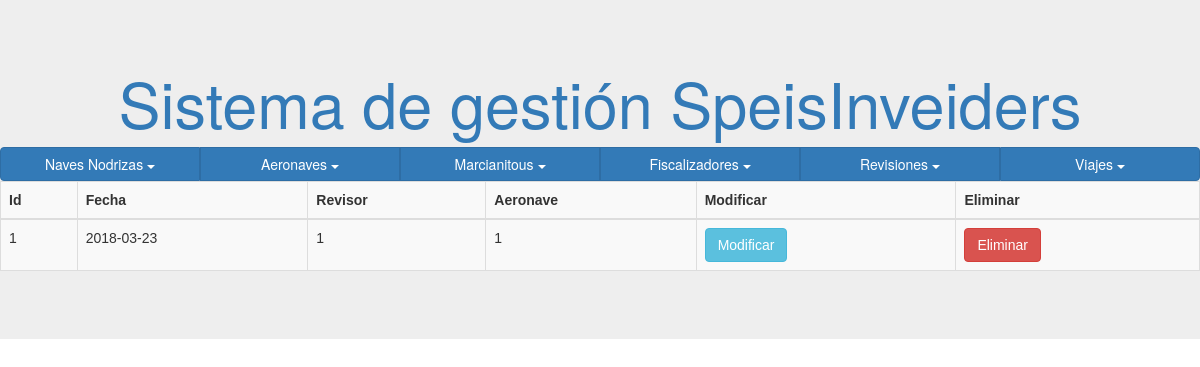
Page /lrev.php on the earlier database version.
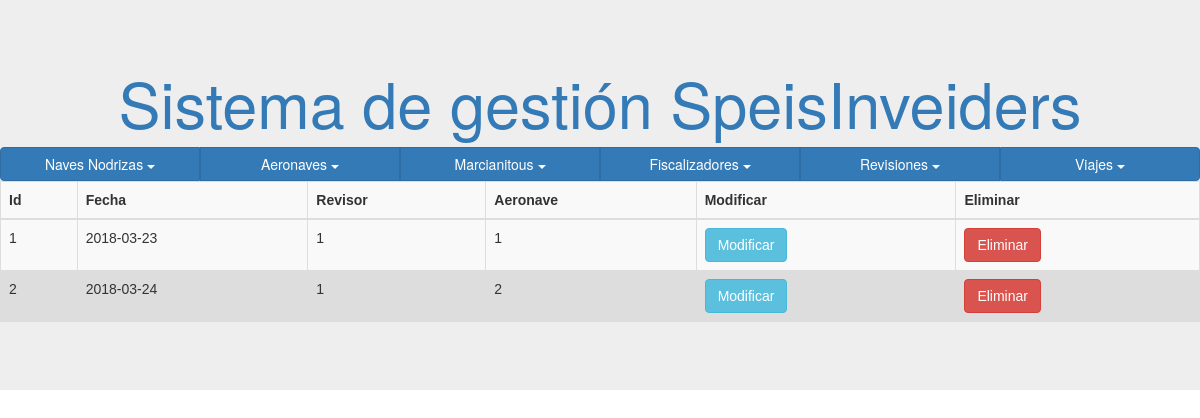
Same page on the later database version.
### tables this page shows
CREATE TABLE `revision` (
  `id` int(11) NOT NULL,
  `fecha` date NOT NULL,
  `revisor` text NOT NULL,
  `nave` int(11) NOT NULL
);

### lrev.php (the view, shortened to what this page needs)
<!DOCTYPE html>
<?php
  include('conexion.php');
?>
<body>
<table class="table table-striped">
  <tr>
      <th>Id</th>
      <th>Fecha</th>
      <th>Revisor</th>
      <th>Aeronave</th>
      <th>Modificar</th>
      <th>Eliminar</th>
  </tr>
        <tbody>
        	<?php
            $results = "SELECT * FROM revision";
            $result = $link->query($results);
            while($row = $result->fetch_assoc()) {
            ?>
            <tr>
                <td><?php echo $row['id']?></td>
                <td><?php echo $row['fecha']?></td>
                <td><?php echo $row['revisor']?></td>
                <td><?php echo $row['nave']?></td>
                <td>
					<form method="POST" action="proc_mrev.php">
    					<input class="btn btn-info" type="submit" value="Modificar">
    				</form>
                </td>
                <td>
                	<form method="POST" action="proc_erev.php">
    					<input class="btn btn-danger" type="submit" value="Eliminar">
    				</form>
                </td>
            </tr>
            <?php
            }
            ?>
        </tbody>
    </table>
</body>
</html>

Differences in the rows shown:
added revision: id "2", fecha "2018-03-24", revisor "1", nave "2"
